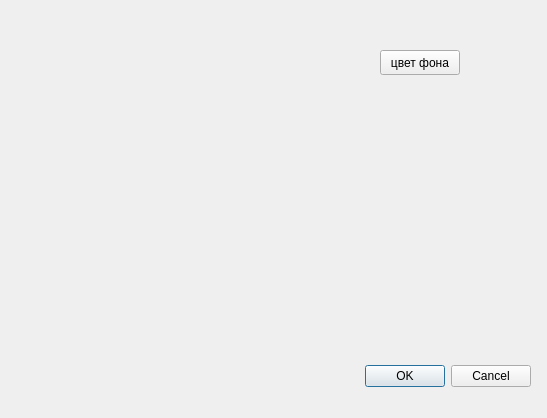
<?xml version="1.0" encoding="UTF-8"?>
<ui version="4.0">
 <class>SettingWindow</class>
 <widget class="QDialog" name="SettingWindow">
  <property name="geometry">
   <rect>
    <x>0</x>
    <y>0</y>
    <width>547</width>
    <height>418</height>
   </rect>
  </property>
  <property name="windowTitle">
   <string>Dialog</string>
  </property>
  <widget class="QDialogButtonBox" name="buttonBox">
   <property name="geometry">
    <rect>
     <x>190</x>
     <y>360</y>
     <width>341</width>
     <height>32</height>
    </rect>
   </property>
   <property name="orientation">
    <enum>Qt::Horizontal</enum>
   </property>
   <property name="standardButtons">
    <set>QDialogButtonBox::Cancel|QDialogButtonBox::Ok</set>
   </property>
  </widget>
  <widget class="QPushButton" name="setBackgroundColorButton">
   <property name="geometry">
    <rect>
     <x>380</x>
     <y>50</y>
     <width>80</width>
     <height>25</height>
    </rect>
   </property>
   <property name="text">
    <string>цвет фона</string>
   </property>
  </widget>
 </widget>
 <resources/>
 <connections>
  <connection>
   <sender>buttonBox</sender>
   <signal>accepted()</signal>
   <receiver>SettingWindow</receiver>
   <slot>accept()</slot>
   <hints>
    <hint type="sourcelabel">
     <x>248</x>
     <y>254</y>
    </hint>
    <hint type="destinationlabel">
     <x>157</x>
     <y>274</y>
    </hint>
   </hints>
  </connection>
  <connection>
   <sender>buttonBox</sender>
   <signal>rejected()</signal>
   <receiver>SettingWindow</receiver>
   <slot>reject()</slot>
   <hints>
    <hint type="sourcelabel">
     <x>316</x>
     <y>260</y>
    </hint>
    <hint type="destinationlabel">
     <x>286</x>
     <y>274</y>
    </hint>
   </hints>
  </connection>
 </connections>
</ui>
